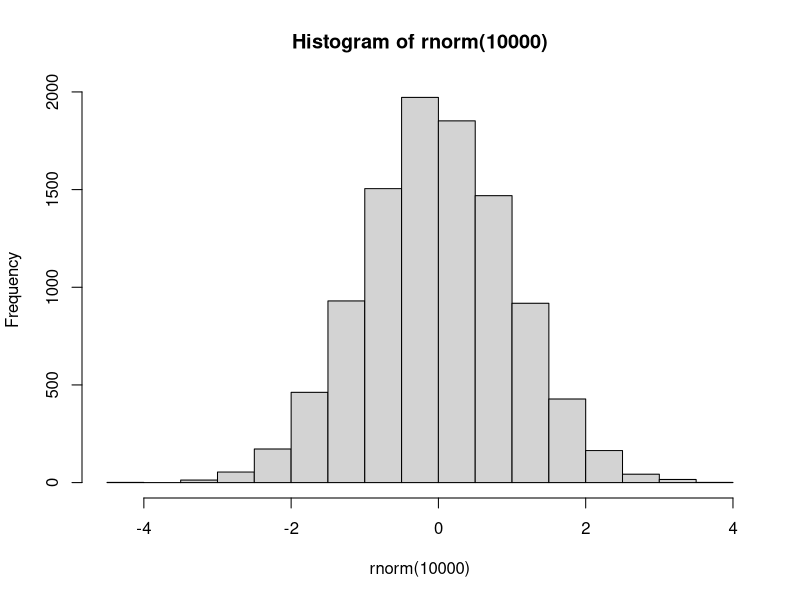
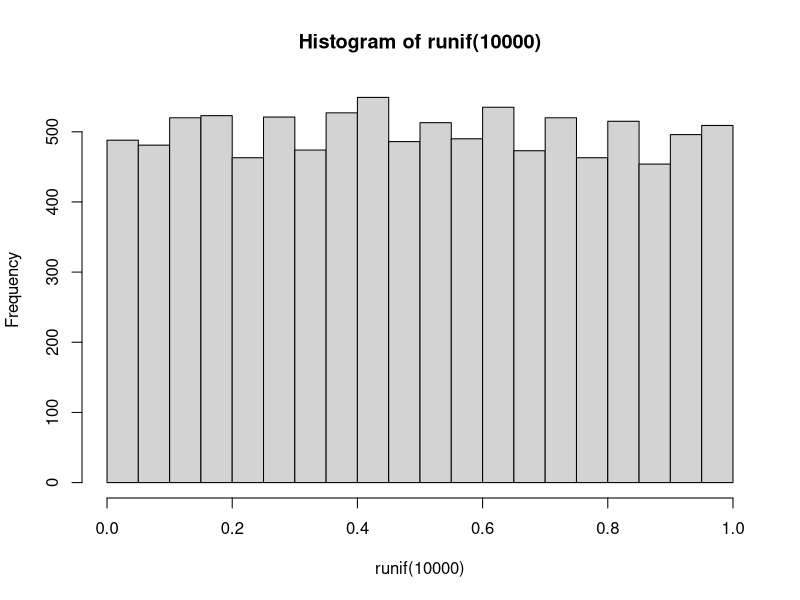
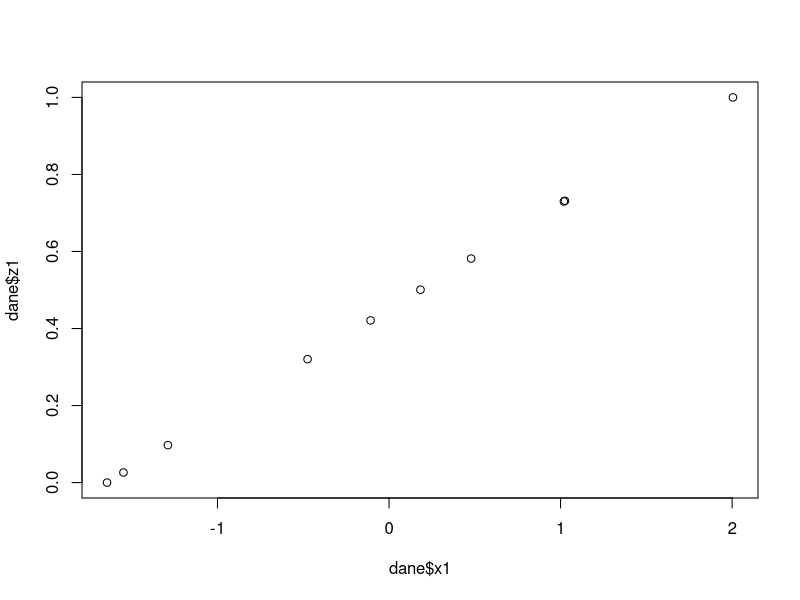

Reproduce these figures in R, in order. (Note: this script raises an error after producing the figures.)
# generowanie danych

rnorm(10)

rnorm(30, 170, 10)

hist(rnorm(10000))

runif(10)

runif(30, 0, 100)

hist(runif(10000))

dane <- data.frame(x1=rnorm(10), x2=rnorm(10), x3=runif(10), x4=runif(10))
dane

w1 <- mean(dane$x1)/median(dane$x1)
w2 <- mean(dane$x2)/median(dane$x2)
w3 <- mean(dane$x3)/median(dane$x3)
w4 <- mean(dane$x4)/median(dane$x4)

# funkcje -----------------------------------------------------------------

oblicz_wskaznik <- function(x){
  
  wskaznik <- mean(x)/sd(x)
  
  return(wskaznik)
  
}

w1 <- oblicz_wskaznik(dane$x1)
w2 <- oblicz_wskaznik(dane$x2)
w3 <- oblicz_wskaznik(dane$x3)
w4 <- oblicz_wskaznik(dane$x4)

# 1 sposób
normalize <- function(x) {
  # Normalizowanie wartości cechy w zakresie od 0 do 1
  return((x - min(x)) / (max(x) - min(x)))
}

dane$z1 <- normalize(dane$x1)
dane$z2 <- normalize(dane$x2)
dane$z3 <- normalize(dane$x3)
dane$z4 <- normalize(dane$x4)

plot(dane$x1, dane$z1)

# 2 sposób
normalize <- function(x) {
  (x - min(x)) / (max(x) - min(x))
}

# 3 sposób
normalize <- function(x) (x - min(x)) / (max(x) - min(x))

# 4 sposób
normalize <- \(x) (x - min(x)) / (max(x) - min(x))

# warunki -----------------------------------------------------------------

wartosc <- 0

sprawdz_wartosc <- function(wartosc){
  
  if(is.na(wartosc)){
    stop("Podana wartość to NA")
  }
  if(is.character(wartosc)){
    stop("Podana wartość to tekst")
  }
  
  if(wartosc > 0){
    print("Wartość > 0")
  } else if(wartosc < 0){
    print("Wartość < 0")
  } else {
    print("Wartość = 0")
  }
  
}

rm(wartosc)
sprawdz_wartosc(55)
sprawdz_wartosc(-9)
sprawdz_wartosc(0)
sprawdz_wartosc(NA)
sprawdz_wartosc("abc")

# ifelse - funkcja JEŻELI w Excelu

wartosc <- 10
ifelse(test = wartosc > 0, yes = "Wartość > 0", no = "Wartość < 0")

dane$x1_zero <- ifelse(dane$x1 > 0, "wartość > 0", "wartość < 0")

dane$z1_zero <- ifelse(dane$z1 > 0, "wartość > 0", 
                       ifelse(dane$z1 < 0, "wartość < 0", "wartość = 0"))

library(tidyverse)

dane <- dane %>% 
  mutate(z1_zero = ifelse(z1 > 0, "wartość > 0", 
                          ifelse(z1 < 0, "wartość < 0", "wartość = 0")))

dane <- dane %>% 
  mutate(z1_zero = case_when(
    z1 > 0 ~ "wartość > 0",
    z1 < 0 ~ "wartość < 0",
    z1 == 0 ~ "wartość = 0"
  ))

# zadanie

sprawdz_liczbe <- function(liczba) {
  if (liczba %% 3 == 0 && liczba %% 5 == 0) {
    return("Liczba podzielna przez 3 i 5")
  } else if (liczba %% 3 == 0) {
    return("Liczba podzielna przez 3")
  } else if (liczba %% 5 == 0) {
    return("Liczba podzielna przez 5")
  } else {
    return("Liczba niepodzielna ani przez 3 ani przez 5")
  }
}

sprawdz_liczbe(15)


# pętle -------------------------------------------------------------------

month.name

for(month in 1:12){
  print(month.name[month])
}

for(month in 1:length(month.name)){
  print(month.name[month])
}

for(month in seq_along(month.name)){
  print(month.name[month])
}

for(month in month.name){
  print(month)
}

# toupper

month_upper <- character(length = length(month.name))

for(month in seq_along(month.name)){
  
  month_upper[month] <- toupper(month.name[month])
  
}

month_upper

toupper(month.name)

# rzut kostką

rzut_kostka <- numeric(10000)

for(rzut in seq_along(rzut_kostka)){
  rzut_kostka[rzut] <- sample(1:6,1)
}

rzut_kostka
mean(rzut_kostka)
table(rzut_kostka)

rzut_kostka_vec <- sample(1:6, 10000, replace = T)

mean(rzut_kostka_vec)
table(rzut_kostka_vec)
